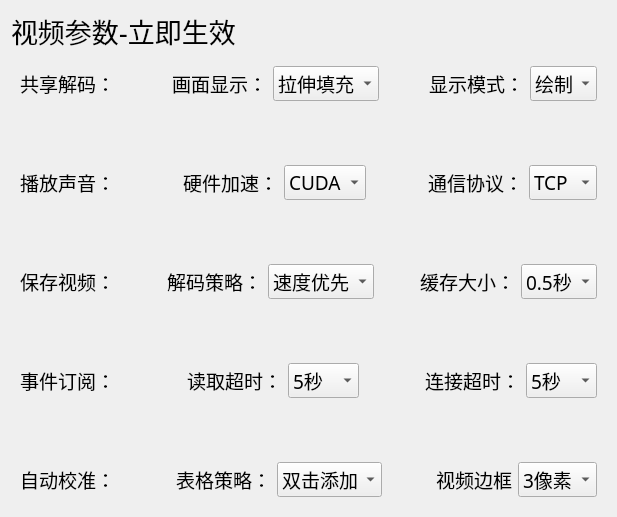
           <widget class="QFrame" name="frame_36">
            <layout class="QVBoxLayout" name="verticalLayout_17">
             <item>
              <widget class="QLabel" name="label_34">
               <property name="font">
                <font>
                 <family>Arial</family>
                 <pointsize>20</pointsize>
                </font>
               </property>
               <property name="text">
                <string>视频参数-立即生效</string>
               </property>
              </widget>
             </item>
             <item>
              <widget class="QFrame" name="frame_31">
               <layout class="QHBoxLayout" name="horizontalLayout_17">
                <item>
                 <widget class="QLabel" name="label_35">
                  <property name="font">
                   <font>
                    <family>宋体</family>
                    <pointsize>14</pointsize>
                   </font>
                  </property>
                  <property name="text">
                   <string>共享解码：</string>
                  </property>
                 </widget>
                </item>
                <item>
                 <widget class="SwitchButton" name="switchButton_7">
                  <property name="font">
                   <font>
                    <family>宋体</family>
                    <pointsize>14</pointsize>
                   </font>
                  </property>
                 </widget>
                </item>
                <item>
                 <spacer name="horizontalSpacer_19">
                  <property name="orientation">
                   <enum>Qt::Horizontal</enum>
                  </property>
                  <property name="sizeHint" stdset="0">
                   <size>
                    <width>40</width>
                    <height>20</height>
                   </size>
                  </property>
                 </spacer>
                </item>
                <item>
                 <widget class="QLabel" name="label_40">
                  <property name="font">
                   <font>
                    <family>宋体</family>
                    <pointsize>14</pointsize>
                   </font>
                  </property>
                  <property name="text">
                   <string>画面显示：</string>
                  </property>
                 </widget>
                </item>
                <item>
                 <widget class="QComboBox" name="comboBox_5">
                  <property name="font">
                   <font>
                    <family>宋体</family>
                    <pointsize>14</pointsize>
                   </font>
                  </property>
                  <item>
                   <property name="text">
                    <string>拉伸填充</string>
                   </property>
                  </item>
                  <item>
                   <property name="text">
                    <string>保持比例</string>
                   </property>
                  </item>
                 </widget>
                </item>
                <item>
                 <spacer name="horizontalSpacer_20">
                  <property name="orientation">
                   <enum>Qt::Horizontal</enum>
                  </property>
                  <property name="sizeHint" stdset="0">
                   <size>
                    <width>40</width>
                    <height>20</height>
                   </size>
                  </property>
                 </spacer>
                </item>
                <item>
                 <widget class="QLabel" name="label_41">
                  <property name="font">
                   <font>
                    <family>宋体</family>
                    <pointsize>14</pointsize>
                   </font>
                  </property>
                  <property name="text">
                   <string>显示模式：</string>
                  </property>
                 </widget>
                </item>
                <item>
                 <widget class="QComboBox" name="comboBox_6">
                  <property name="font">
                   <font>
                    <family>宋体</family>
                    <pointsize>14</pointsize>
                   </font>
                  </property>
                  <item>
                   <property name="text">
                    <string>绘制</string>
                   </property>
                  </item>
                 </widget>
                </item>
               </layout>
              </widget>
             </item>
             <item>
              <spacer name="verticalSpacer">
               <property name="orientation">
                <enum>Qt::Vertical</enum>
               </property>
               <property name="sizeHint" stdset="0">
                <size>
                 <width>20</width>
                 <height>40</height>
                </size>
               </property>
              </spacer>
             </item>
             <item>
              <widget class="QFrame" name="frame_32">
               <layout class="QHBoxLayout" name="horizontalLayout_18">
                <item>
                 <widget class="QLabel" name="label_36">
                  <property name="font">
                   <font>
                    <family>宋体</family>
                    <pointsize>14</pointsize>
                   </font>
                  </property>
                  <property name="text">
                   <string>播放声音：</string>
                  </property>
                 </widget>
                </item>
                <item>
                 <widget class="SwitchButton" name="switchButton_8">
                  <property name="font">
                   <font>
                    <family>宋体</family>
                    <pointsize>14</pointsize>
                   </font>
                  </property>
                 </widget>
                </item>
                <item>
                 <spacer name="horizontalSpacer_21">
                  <property name="orientation">
                   <enum>Qt::Horizontal</enum>
                  </property>
                  <property name="sizeHint" stdset="0">
                   <size>
                    <width>40</width>
                    <height>20</height>
                   </size>
                  </property>
                 </spacer>
                </item>
                <item>
                 <widget class="QLabel" name="label_42">
                  <property name="font">
                   <font>
                    <family>宋体</family>
                    <pointsize>14</pointsize>
                   </font>
                  </property>
                  <property name="text">
                   <string>硬件加速：</string>
                  </property>
                 </widget>
                </item>
                <item>
                 <widget class="QComboBox" name="comboBox_7">
                  <property name="font">
                   <font>
                    <family>宋体</family>
                    <pointsize>14</pointsize>
                   </font>
                  </property>
                  <item>
                   <property name="text">
                    <string>CUDA</string>
                   </property>
                  </item>
                 </widget>
                </item>
                <item>
                 <spacer name="horizontalSpacer_22">
                  <property name="orientation">
                   <enum>Qt::Horizontal</enum>
                  </property>
                  <property name="sizeHint" stdset="0">
                   <size>
                    <width>40</width>
                    <height>20</height>
                   </size>
                  </property>
                 </spacer>
                </item>
                <item>
                 <widget class="QLabel" name="label_43">
                  <property name="font">
                   <font>
                    <family>宋体</family>
                    <pointsize>14</pointsize>
                   </font>
                  </property>
                  <property name="text">
                   <string>通信协议：</string>
                  </property>
                 </widget>
                </item>
                <item>
                 <widget class="QComboBox" name="comboBox_8">
                  <property name="font">
                   <font>
                    <family>宋体</family>
                    <pointsize>14</pointsize>
                   </font>
                  </property>
                  <item>
                   <property name="text">
                    <string>TCP</string>
                   </property>
                  </item>
                  <item>
                   <property name="text">
                    <string>UDP</string>
                   </property>
                  </item>
                 </widget>
                </item>
               </layout>
              </widget>
             </item>
             <item>
              <spacer name="verticalSpacer_2">
               <property name="orientation">
                <enum>Qt::Vertical</enum>
               </property>
               <property name="sizeHint" stdset="0">
                <size>
                 <width>20</width>
                 <height>40</height>
                </size>
               </property>
              </spacer>
             </item>
             <item>
              <widget class="QFrame" name="frame_33">
               <layout class="QHBoxLayout" name="horizontalLayout_22">
                <item>
                 <widget class="QLabel" name="label_37">
                  <property name="font">
                   <font>
                    <family>宋体</family>
                    <pointsize>14</pointsize>
                   </font>
                  </property>
                  <property name="text">
                   <string>保存视频：</string>
                  </property>
                 </widget>
                </item>
                <item>
                 <widget class="SwitchButton" name="switchButton_9">
                  <property name="font">
                   <font>
                    <family>宋体</family>
                    <pointsize>14</pointsize>
                   </font>
                  </property>
                 </widget>
                </item>
                <item>
                 <spacer name="horizontalSpacer_23">
                  <property name="orientation">
                   <enum>Qt::Horizontal</enum>
                  </property>
                  <property name="sizeHint" stdset="0">
                   <size>
                    <width>40</width>
                    <height>20</height>
                   </size>
                  </property>
                 </spacer>
                </item>
                <item>
                 <widget class="QLabel" name="label_45">
                  <property name="font">
                   <font>
                    <family>宋体</family>
                    <pointsize>14</pointsize>
                   </font>
                  </property>
                  <property name="text">
                   <string>解码策略：</string>
                  </property>
                 </widget>
                </item>
                <item>
                 <widget class="QComboBox" name="comboBox_10">
                  <property name="font">
                   <font>
                    <family>宋体</family>
                    <pointsize>14</pointsize>
                   </font>
                  </property>
                  <item>
                   <property name="text">
                    <string>速度优先</string>
                   </property>
                  </item>
                  <item>
                   <property name="text">
                    <string>质量优先</string>
                   </property>
                  </item>
                 </widget>
                </item>
                <item>
                 <spacer name="horizontalSpacer_24">
                  <property name="orientation">
                   <enum>Qt::Horizontal</enum>
                  </property>
                  <property name="sizeHint" stdset="0">
                   <size>
                    <width>40</width>
                    <height>20</height>
                   </size>
                  </property>
                 </spacer>
                </item>
                <item>
                 <widget class="QLabel" name="label_44">
                  <property name="font">
                   <font>
                    <family>宋体</family>
                    <pointsize>14</pointsize>
                   </font>
                  </property>
                  <property name="text">
                   <string>缓存大小：</string>
                  </property>
                 </widget>
                </item>
                <item>
                 <widget class="QComboBox" name="comboBox_9">
                  <property name="font">
                   <font>
                    <family>宋体</family>
                    <pointsize>14</pointsize>
                   </font>
                  </property>
                  <item>
                   <property name="text">
                    <string>0.5秒</string>
                   </property>
                  </item>
                  <item>
                   <property name="text">
                    <string>1秒</string>
                   </property>
                  </item>
                 </widget>
                </item>
               </layout>
              </widget>
             </item>
             <item>
              <spacer name="verticalSpacer_3">
               <property name="orientation">
                <enum>Qt::Vertical</enum>
               </property>
               <property name="sizeHint" stdset="0">
                <size>
                 <width>20</width>
                 <height>40</height>
                </size>
               </property>
              </spacer>
             </item>
             <item>
              <widget class="QFrame" name="frame_34">
               <layout class="QHBoxLayout" name="horizontalLayout_23">
                <item>
                 <widget class="QLabel" name="label_38">
                  <property name="font">
                   <font>
                    <family>宋体</family>
                    <pointsize>14</pointsize>
                   </font>
                  </property>
                  <property name="text">
                   <string>事件订阅：</string>
                  </property>
                 </widget>
                </item>
                <item>
                 <widget class="SwitchButton" name="switchButton_10">
                  <property name="font">
                   <font>
                    <family>宋体</family>
                    <pointsize>14</pointsize>
                   </font>
                  </property>
                 </widget>
                </item>
                <item>
                 <spacer name="horizontalSpacer_25">
                  <property name="orientation">
                   <enum>Qt::Horizontal</enum>
                  </property>
                  <property name="sizeHint" stdset="0">
                   <size>
                    <width>40</width>
                    <height>20</height>
                   </size>
                  </property>
                 </spacer>
                </item>
                <item>
                 <widget class="QLabel" name="label_46">
                  <property name="font">
                   <font>
                    <family>宋体</family>
                    <pointsize>14</pointsize>
                   </font>
                  </property>
                  <property name="text">
                   <string>读取超时：</string>
                  </property>
                 </widget>
                </item>
                <item>
                 <widget class="QComboBox" name="comboBox_11">
                  <property name="font">
                   <font>
                    <family>宋体</family>
                    <pointsize>14</pointsize>
                   </font>
                  </property>
                  <item>
                   <property name="text">
                    <string>5秒</string>
                   </property>
                  </item>
                  <item>
                   <property name="text">
                    <string>10秒</string>
                   </property>
                  </item>
                 </widget>
                </item>
                <item>
                 <spacer name="horizontalSpacer_26">
                  <property name="orientation">
                   <enum>Qt::Horizontal</enum>
                  </property>
                  <property name="sizeHint" stdset="0">
                   <size>
                    <width>40</width>
                    <height>20</height>
                   </size>
                  </property>
                 </spacer>
                </item>
                <item>
                 <widget class="QLabel" name="label_47">
                  <property name="font">
                   <font>
                    <family>宋体</family>
                    <pointsize>14</pointsize>
                   </font>
                  </property>
                  <property name="text">
                   <string>连接超时：</string>
                  </property>
                 </widget>
                </item>
                <item>
                 <widget class="QComboBox" name="comboBox_12">
                  <property name="font">
                   <font>
                    <family>宋体</family>
                    <pointsize>14</pointsize>
                   </font>
                  </property>
                  <item>
                   <property name="text">
                    <string>5秒</string>
                   </property>
                  </item>
                  <item>
                   <property name="text">
                    <string>10秒</string>
                   </property>
                  </item>
                 </widget>
                </item>
               </layout>
              </widget>
             </item>
             <item>
              <spacer name="verticalSpacer_4">
               <property name="orientation">
                <enum>Qt::Vertical</enum>
               </property>
               <property name="sizeHint" stdset="0">
                <size>
                 <width>20</width>
                 <height>40</height>
                </size>
               </property>
              </spacer>
             </item>
             <item>
              <widget class="QFrame" name="frame_35">
               <layout class="QHBoxLayout" name="horizontalLayout_24">
                <item>
                 <widget class="QLabel" name="label_39">
                  <property name="font">
                   <font>
                    <family>宋体</family>
                    <pointsize>14</pointsize>
                   </font>
                  </property>
                  <property name="text">
                   <string>自动校准：</string>
                  </property>
                 </widget>
                </item>
                <item>
                 <widget class="SwitchButton" name="switchButton_11">
                  <property name="font">
                   <font>
                    <family>宋体</family>
                    <pointsize>14</pointsize>
                   </font>
                  </property>
                 </widget>
                </item>
                <item>
                 <spacer name="horizontalSpacer_27">
                  <property name="orientation">
                   <enum>Qt::Horizontal</enum>
                  </property>
                  <property name="sizeHint" stdset="0">
                   <size>
                    <width>40</width>
                    <height>20</height>
                   </size>
                  </property>
                 </spacer>
                </item>
                <item>
                 <widget class="QLabel" name="label_48">
                  <property name="font">
                   <font>
                    <family>宋体</family>
                    <pointsize>14</pointsize>
                   </font>
                  </property>
                  <property name="text">
                   <string>表格策略：</string>
                  </property>
                 </widget>
                </item>
                <item>
                 <widget class="QComboBox" name="comboBox_13">
                  <property name="font">
                   <font>
                    <family>宋体</family>
                    <pointsize>14</pointsize>
                   </font>
                  </property>
                  <item>
                   <property name="text">
                    <string>双击添加</string>
                   </property>
                  </item>
                 </widget>
                </item>
                <item>
                 <spacer name="horizontalSpacer_28">
                  <property name="orientation">
                   <enum>Qt::Horizontal</enum>
                  </property>
                  <property name="sizeHint" stdset="0">
                   <size>
                    <width>40</width>
                    <height>20</height>
                   </size>
                  </property>
                 </spacer>
                </item>
                <item>
                 <widget class="QLabel" name="label_49">
                  <property name="font">
                   <font>
                    <family>宋体</family>
                    <pointsize>14</pointsize>
                   </font>
                  </property>
                  <property name="text">
                   <string>视频边框</string>
                  </property>
                 </widget>
                </item>
                <item>
                 <widget class="QComboBox" name="comboBox_14">
                  <property name="font">
                   <font>
                    <family>宋体</family>
                    <pointsize>14</pointsize>
                   </font>
                  </property>
                  <item>
                   <property name="text">
                    <string>3像素</string>
                   </property>
                  </item>
                  <item>
                   <property name="text">
                    <string>5像素</string>
                   </property>
                  </item>
                 </widget>
                </item>
               </layout>
              </widget>
             </item>
            </layout>
           </widget>
